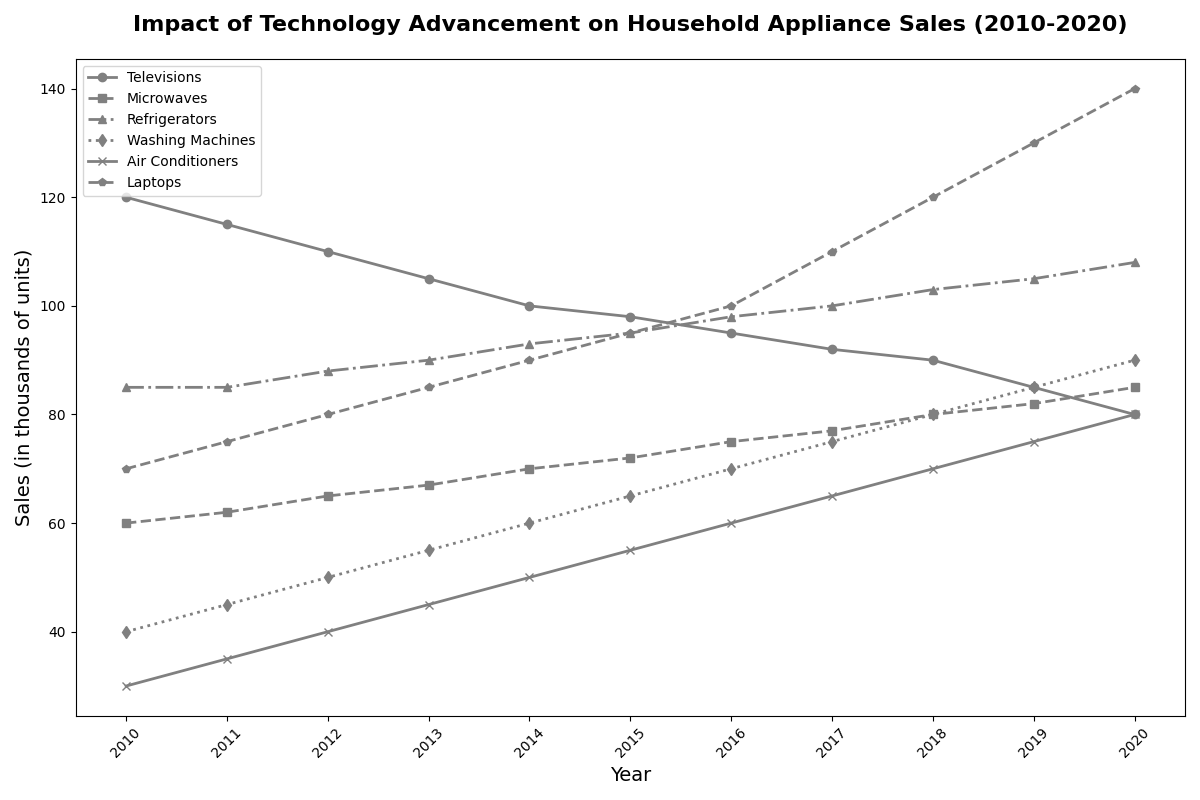

Recreate this plot in Python.
import matplotlib.pyplot as plt
import numpy as np

years = np.arange(2010, 2021)
televisions = np.array([120, 115, 110, 105, 100, 98, 95, 92, 90, 85, 80])
microwaves = np.array([60, 62, 65, 67, 70, 72, 75, 77, 80, 82, 85])
refrigerators = np.array([85, 85, 88, 90, 93, 95, 98, 100, 103, 105, 108])
washing_machines = np.array([40, 45, 50, 55, 60, 65, 70, 75, 80, 85, 90])
air_conditioners = np.array([30, 35, 40, 45, 50, 55, 60, 65, 70, 75, 80])
laptops = np.array([70, 75, 80, 85, 90, 95, 100, 110, 120, 130, 140])

fig, ax = plt.subplots(figsize=(12, 8))

# Apply a single consistent color for all data groups
consistent_color = 'gray'

ax.plot(years, televisions, color=consistent_color, marker='o', linestyle='-', linewidth=2, markersize=6, label='Televisions')
ax.plot(years, microwaves, color=consistent_color, marker='s', linestyle='--', linewidth=2, markersize=6, label='Microwaves')
ax.plot(years, refrigerators, color=consistent_color, marker='^', linestyle='-.', linewidth=2, markersize=6, label='Refrigerators')
ax.plot(years, washing_machines, color=consistent_color, marker='d', linestyle=':', linewidth=2, markersize=6, label='Washing Machines')
ax.plot(years, air_conditioners, color=consistent_color, marker='x', linestyle='-', linewidth=2, markersize=6, label='Air Conditioners')
ax.plot(years, laptops, color=consistent_color, marker='p', linestyle='--', linewidth=2, markersize=6, label='Laptops')

ax.set_title('Impact of Technology Advancement on Household Appliance Sales (2010-2020)', fontsize=16, fontweight='bold', pad=20)
ax.set_xlabel('Year', fontsize=14)
ax.set_ylabel('Sales (in thousands of units)', fontsize=14)
ax.set_xticks(years)
ax.set_xticklabels(years, rotation=45)

ax.legend()

plt.tight_layout()
plt.show()
